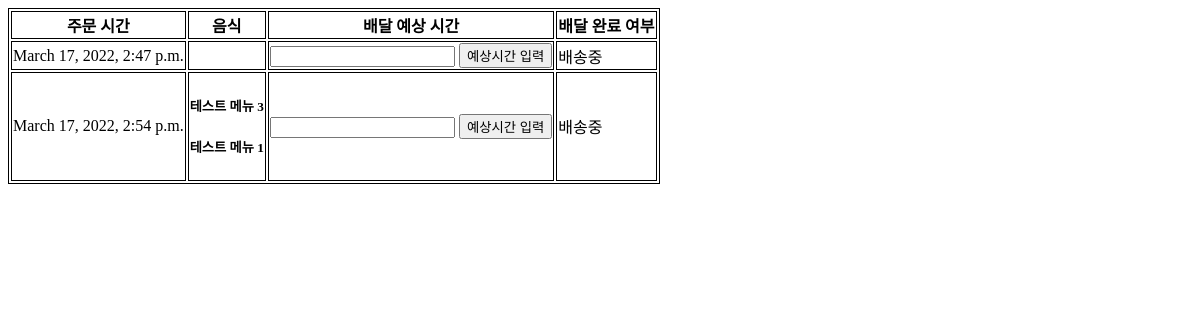
The page /boss/orders/1 on the database as committed earlier.
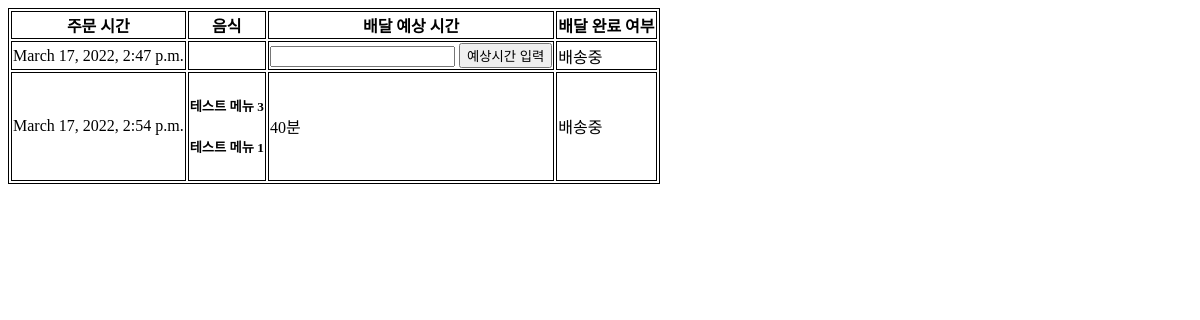
The same page on the database as committed later.
### order/models.py (models this page shows)
class Order(models.Model):
    shop = models.ForeignKey(Shop, on_delete=models.CASCADE)
    order_date = models.DateTimeField('date ordered')
    address = models.CharField(max_length=40)
    estimated_time = models.IntegerField(default=-1, help_text='예상소요시간')
    deliver_finish = models.BooleanField(default=False)

### boss/views.py (the view)
# urls.py: path('orders/<int:shop>', views.order_list, name='order_list'),
@csrf_exempt
def order_list(request, shop):
    if request.method == 'GET':
        order_list = Order.objects.filter(shop=shop)
        return render(request, 'boss/order_list.html', {'order_list': order_list})

### boss/templates/boss/order_list.html (shortened to what this page needs)
<!DOCTYPE html>
<html lang="en">
<head>
</head>
<body>
    <table style="border: 1px solid black;">
        <tr style="border: 1px solid black;">
            <th style="border: 1px solid black;">주문 시간</th>
            <th style="border: 1px solid black;">음식</th>
            <th style="border: 1px solid black;">배달 예상 시간</th>
            <th style="border: 1px solid black;">배달 완료 여부</th>
        </tr>
        {% for order in order_list %}
        <tr style="border: 1px solid black;">
            <td style="border: 1px solid black;">
                {{ order.order_date }}
            </td>
            <td style="border: 1px solid black;">
                {% for food in order.orderfoodlist_set.all %}
                    <h5>{{ food.food_name }}</h5>
                {% endfor %}
            </td>
            <td style="border: 1px solid black;">
                {% if order.estimated_time == -1 %}
                    <form method="post" action="{% url 'estimated_time_input' %}">
                        <input type="number" name="estimated_time">
                        <input type="submit" value="예상시간 입력">
                    </form>
                {% else %}
                    {{ order.estimated_time }}분
                {% endif %}
            </td>
            <td style="border: 1px solid black;">
                {% if order.deliver_finish == 0 %}
                    배송중
                {% else %}
                    완료
                {% endif %}
            </td>
        </tr>
        {% endfor %}
    </table>
</body>
</html>

Rows that differ between the two databases and show on the page:
changed Order "March 17, 2022, 2:54 p.m.": estimated_time (not shown) → "40"; value "예상시간 입력" → (not shown)
